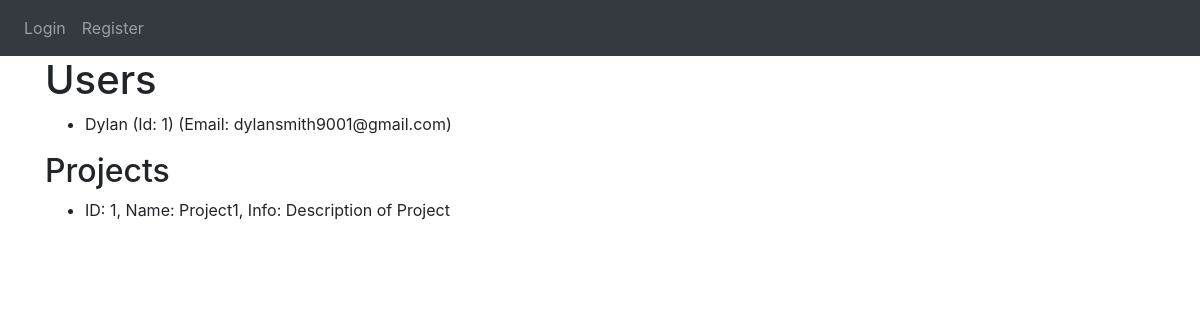
The app's page /view_users, older data.
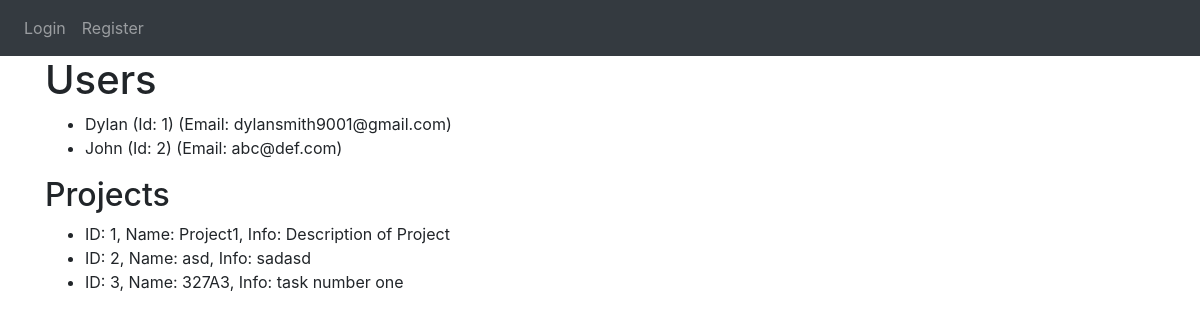
The same page, newer data.
### website/models.py (models this page shows)
class User(db.Model, UserMixin):
    id = db.Column(db.Integer, primary_key=True)
    email = db.Column(db.String(50), unique = True)
    name = db.Column(db.String(50))
    password = db.Column(db.String(50))

class Project(db.Model):
    id = db.Column(db.Integer, primary_key=True)
    name = db.Column(db.String(120))
    start_date = db.Column(db.DateTime(timezone=True), default=func.now)
    deadline = db.Column(db.DateTime(timezone=True), default=func.now)
    description = db.Column(db.String(9999))
    user_id = db.Column(db.Integer, db.ForeignKey('user.id'))
    task_id = db.Column(db.Integer, db.ForeignKey('task.id'))

### website/auth.py (the view)
@auth.route('/view_users')
def view_users():
    users = User.query.all()
    projects = Project.query.all()
    return render_template('view_users.html', user=current_user, users=users, projects=projects)

### website/templates/view_users.html (shortened to what this page needs)
{% extends "base.html" %}
{% block content%}
    <h1>Users</h1>
    <ul>
        {% for u in users %}
            <li>{{ u.name }} (Id: {{ u.id }}) (Email: {{ u.email }})</li>
        {% endfor %}
    </ul>
    <h2>Projects</h2>
    <ul>
        {% for prj in projects %}
            <li>ID: {{ prj.id }}, Name: {{ prj.name }}, Info: {{ prj.description }}</li>
        {% endfor %}
    </ul>
{% endblock %}

### website/templates/base.html (shortened to what this page needs)
<DOCTYPE html>
<html>
    <head>
        <link
            rel="stylesheet"
            href="https://stackpath.bootstrapcdn.com/bootstrap/4.4.1/css/bootstrap.min.css"
        />
        <link
            rel="stylesheet"
            href="https://stackpath.bootstrapcdn.com/font-awesome/4.7.0/css/font-awesome.min.css"
        />
    </head>
    <body>
        <nav class="navbar navbar-expand-lg navbar-dark bg-dark">
            <div class="collapse navbar-collapse" id="navbar">
                <div class="navbar-nav">
                    {% if user.is_authenticated %}
                    <a class="nav-item nav-link" id="homepage" href="/">Homepage</a>
                    <a class="nav-item nav-link" id="taskmanager" href="/taskmanager">Task Manager</a>
                    <a class="nav-item nav-link" id="projectmanager" href="/projectmanager">Project Manager</a>
                    <a class="nav-item nav-link" id="newtask" href="/newtask">New Task</a>
                    <a class="nav-item nav-link" id="newproject" href="/newproject">New Project</a>
                    <a class="nav-item nav-link" id="logout" href="/logout">Logout</a>
                    {% else %}
                    <a class="nav-item nav-link" id="login" href="/login">Login</a>
                    <a class="nav-item nav-link" id="register" href="/register">Register</a>
                    {% endif %}
                </div>
            </div>
        </nav>
        <div class="container">{% block content %} {% endblock %}</div>
    </body>
</html>

Row changes from the older to the newer data that the page shows:
added User: name "John", id "2", email "abc@def.com"
added Project: id "2", name "asd", description "sadasd"
added Project: id "3", name "327A3", description "task number one"
